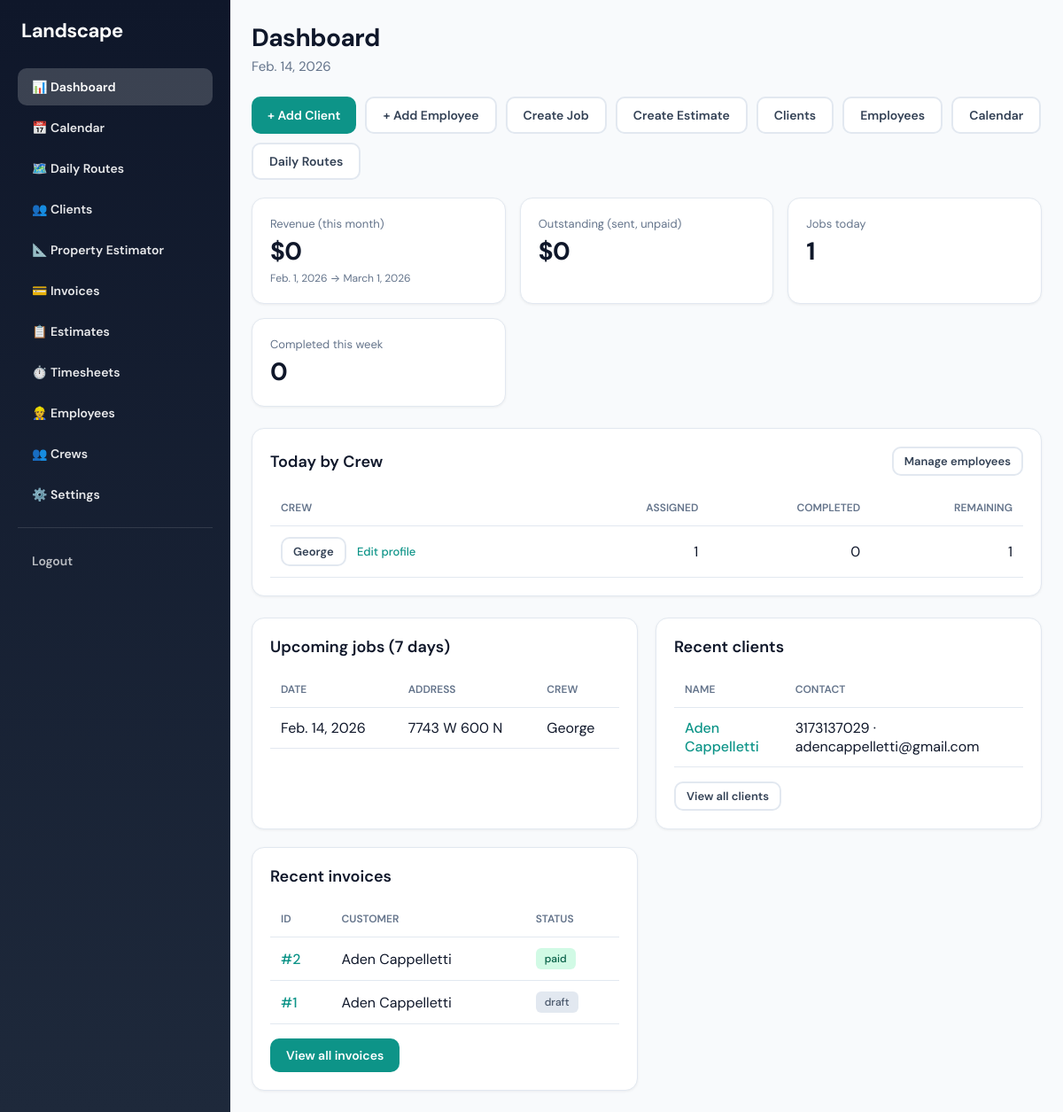
Screenshot of / (signed in) with the database file from the repository.
### accounts/models.py (models this page shows, shortened)
class User(AbstractUser):
    ROLE_CHOICES = [
        ('owner', 'Owner'),
        ('crew', 'Crew'),
    ]
    business = models.ForeignKey(
        Business,
        on_delete=models.CASCADE,
        related_name='users',
        null=True,  # Owner can be null initially if needed
        blank=True
    )
    role = models.CharField(max_length=10, choices=ROLE_CHOICES, default='crew')
    hourly_rate = models.DecimalField(
        max_digits=8,
        decimal_places=2,
        null=True,
        blank=True,
        help_text='Hourly cost for crew members (used for labor cost reporting)'
    )
    phone = models.CharField(max_length=20, blank=True)
    address_line1 = models.CharField(max_length=255, blank=True, verbose_name='Address')
    address_line2 = models.CharField(max_length=255, blank=True)
    city = models.CharField(max_length=100, blank=True)
    state = models.CharField(max_length=50, blank=True)
    postal_code = models.CharField(max_length=20, blank=True, verbose_name='ZIP / Postal code')
    color = models.CharField(
        max_length=7,
        blank=True,
        default='',
        help_text='Hex color for calendar/route (e.g. #3b82f6). Owner can customize.'
    )

### jobs/models.py (models this page shows, shortened)
class Job(models.Model):
    STATUS_CHOICES = [
        ('scheduled', 'Scheduled'),
        ('in_progress', 'In Progress'),
        ('completed', 'Completed'),
        ('skipped', 'Skipped'),
    ]
    property = models.ForeignKey(
        Property,
        on_delete=models.CASCADE,
        related_name='jobs'
    )
    scheduled_date = models.DateField(null=True, blank=True, help_text='Null = unscheduled (accepted but not yet on calendar)')
    scheduled_time = models.TimeField(null=True, blank=True, help_text='Optional start time for week/day view')
    status = models.CharField(
        max_length=20,
        choices=STATUS_CHOICES,
        default='scheduled'
    )
    assigned_to = models.ForeignKey(
        User,
        on_delete=models.SET_NULL,
        null=True,
        blank=True,
        related_name='jobs',
        help_text='Assign to individual employee'
    )
    assigned_crew = models.ForeignKey(
        Crew,
        on_delete=models.SET_NULL,
        null=True,
        blank=True,
        related_name='jobs',
        help_text='Or assign to a crew'
    )
    notes = models.TextField(blank=True)
    created_at = models.DateTimeField(auto_now_add=True)
    route_order = models.PositiveIntegerField(default=0)

### customers/models.py (models this page shows, shortened)
class Property(models.Model):
    customer = models.ForeignKey(
        Customer,
        on_delete=models.CASCADE,
        related_name='properties'
    )
    address = models.CharField(max_length=255)
    latitude = models.DecimalField(max_digits=10, decimal_places=7, null=True, blank=True)
    longitude = models.DecimalField(max_digits=10, decimal_places=7, null=True, blank=True)
    notes = models.TextField(blank=True)
    gate_code = models.CharField(max_length=50, blank=True)
    has_dog = models.BooleanField(default=False)
    created_at = models.DateTimeField(auto_now_add=True)
    updated_at = models.DateTimeField(auto_now=True)

class Customer(models.Model):
    business = models.ForeignKey(
        Business,
        on_delete=models.CASCADE,
        related_name='customers'
    )
    name = models.CharField(max_length=255)
    phone = models.CharField(max_length=20, blank=True)
    alt_phone = models.CharField(max_length=20, blank=True, verbose_name='Alternate phone')
    email = models.EmailField(blank=True)
    address_line1 = models.CharField(max_length=255, blank=True, verbose_name='Address')
    address_line2 = models.CharField(max_length=255, blank=True, verbose_name='Address line 2')
    city = models.CharField(max_length=100, blank=True)
    state = models.CharField(max_length=50, blank=True)
    postal_code = models.CharField(max_length=20, blank=True, verbose_name='ZIP / Postal code')
    notes = models.TextField(blank=True)
    created_at = models.DateTimeField(auto_now_add=True)
    updated_at = models.DateTimeField(auto_now=True)
    def __str__(self):
        return self.name

### billing/models.py (models this page shows, shortened)
class Invoice(models.Model):
    STATUS_CHOICES = [
        ("draft", "Draft"),
        ("sent", "Sent"),
        ("paid", "Paid"),
        ("void", "Void"),
    ]
    business = models.ForeignKey(
        Business,
        on_delete=models.CASCADE,
        related_name='invoices'
    )
    customer = models.ForeignKey(
        Customer,
        on_delete=models.CASCADE,
        related_name='invoices'
    )
    jobs = models.ManyToManyField(
        Job,
        blank=True,
        related_name='invoices'
    )
    status = models.CharField(
        max_length=20,
        choices=STATUS_CHOICES,
        default='draft'
    )
    issue_date = models.DateField(auto_now_add=True)
    due_date = models.DateField(null=True, blank=True)
    subtotal = models.DecimalField(
        max_digits=10,
        decimal_places=2,
        default=0
    )
    tax = models.DecimalField(
        max_digits=10,
        decimal_places=2,
        default=0
    )
    total = models.DecimalField(
        max_digits=10,
        decimal_places=2,
        default=0
    )
    job = models.OneToOneField(
        "jobs.Job",
        on_delete=models.SET_NULL,
        null=True,
        blank=True,
        related_name="invoice",
    )
    period_start = models.DateField(null=True, blank=True)
    period_end = models.DateField(null=True, blank=True)

### dashboard/views.py (the view, shortened to what this page needs)
# urls.py: path("", owner_dashboard, name="owner_dashboard"),
@role_required("owner")
def owner_dashboard(request):
    today = timezone.localdate()
    business = getattr(request.user, "business", None)
    crew_users = User.objects.filter(role="crew").order_by("username")
    if business:
        crew_users = crew_users.filter(business=business)
    crew_stats = (
        Job.objects.filter(scheduled_date=today, assigned_to__role="crew")
        .values("assigned_to_id", "assigned_to__username")
        .annotate(
            total=Count("id"),
            completed=Count("id", filter=Q(status="completed")),
            remaining=Count("id", filter=~Q(status="completed")),
        )
        .order_by("assigned_to__username")
)
    stats_by_id = {row["assigned_to_id"]: row for row in crew_stats}
    crew_table = []
    for u in crew_users:
        row = stats_by_id.get(u.id, None)
        if row:
            crew_table.append({
                "name": row["assigned_to__username"],
                "total": row["total"],
                "completed": row["completed"],
                "remaining": row["remaining"],
                "user_id": u.id,
            })
    week_start = today - timedelta(days=today.weekday())  # Monday
    week_end = week_start + timedelta(days=7)
    month_start, month_end = _month_range(today)
    jobs_today = Job.objects.filter(scheduled_date=today).count()
    completed_this_week = Job.objects.filter(
        status="completed",
        scheduled_date__gte=week_start,
        scheduled_date__lt=week_end,
    ).count()
    upcoming_jobs = (
        Job.objects.select_related("property", "assigned_to")
        .filter(scheduled_date__gte=today, scheduled_date__lt=today + timedelta(days=7))
        .order_by("scheduled_date", "route_order")[:15]
    )
    paid_invoices_this_month = Invoice.objects.filter(
        status="paid",
        period_start__gte=month_start,
        period_start__lt=month_end,
    )
    revenue_this_month = Invoice.objects.filter(
        status="paid",
        period_start__gte=month_start,
        period_start__lt=month_end,
    ).aggregate(
        total=Coalesce(
            Sum("total"),
            Decimal("0.00"),
            output_field=DecimalField(max_digits=12, decimal_places=2),
        )
    )["total"]
    ar_outstanding = Invoice.objects.filter(
        status="sent",
    ).aggregate(
        total=Coalesce(
            Sum("total"),
            Decimal("0.00"),
            output_field=DecimalField(max_digits=12, decimal_places=2),
        )
    )["total"]
    recent_invoices = (
       Invoice.objects.select_related("customer").order_by("-issue_date", "-id")[:10]
    )
    recent_customers = []
    if business:
        recent_customers = Customer.objects.filter(business=business).order_by("-updated_at")[:8]
    context = {
        "today": today,
        "jobs_today": jobs_today,
        "completed_this_week": completed_this_week,
        "revenue_this_month": revenue_this_month,
        "ar_outstanding": ar_outstanding,
        "upcoming_jobs": upcoming_jobs,
        "recent_invoices": recent_invoices,
        "month_start": month_start,
        "month_end": month_end,
        "crew_table": crew_table,
        "recent_customers": recent_customers,
    }
    return render(request, "dashboard/owner_dashboard.html", context)

### dashboard/templates/dashboard/owner_dashboard.html (shortened to what this page needs)
{% extends "base.html" %}
{% block content %}
<div class="page-header">
  <h1>Dashboard</h1>
  <p>{{ today }}</p>
</div>
<div class="quick-actions" style="margin-bottom: 20px;">
  <a href="{% url 'customer_create' %}" class="btn btn-primary">+ Add Client</a>
  <a href="{% url 'employee_add' %}" class="btn btn-secondary">+ Add Employee</a>
  <a href="{% url 'create_job' %}" class="btn btn-secondary">Create Job</a>
  <a href="{% url 'billing:estimate_create' %}" class="btn btn-secondary">Create Estimate</a>
  <a href="/clients/" class="btn btn-secondary">Clients</a>
  <a href="/employees/" class="btn btn-secondary">Employees</a>
  <a href="/jobs/calendar/" class="btn btn-secondary">Calendar</a>
  <a href="/jobs/routes/" class="btn btn-secondary">Daily Routes</a>
</div>
<div class="kpi-grid">
  <div class="kpi-card card">
    <div class="kpi-label">Revenue (this month)</div>
    <div class="kpi-value">${{ revenue_this_month }}</div>
    <div class="kpi-sub">{{ month_start }} → {{ month_end }}</div>
  </div>
  <div class="kpi-card card">
    <div class="kpi-label">Outstanding (sent, unpaid)</div>
    <div class="kpi-value">${{ ar_outstanding }}</div>
  </div>
  <div class="kpi-card card">
    <div class="kpi-label">Jobs today</div>
    <div class="kpi-value">{{ jobs_today }}</div>
  </div>
  <div class="kpi-card card">
    <div class="kpi-label">Completed this week</div>
    <div class="kpi-value">{{ completed_this_week }}</div>
  </div>
</div>
<div class="card" style="margin-top: 24px;">
  <h2 class="card-title" style="display: flex; justify-content: space-between; align-items: center;">
    Today by Crew
    <a href="/employees/" class="btn btn-secondary btn-sm">Manage employees</a>
  </h2>
  <table class="data-table">
    <thead>
      <tr>
        <th>Crew</th>
        <th class="num">Assigned</th>
        <th class="num">Completed</th>
        <th class="num">Remaining</th>
      </tr>
    </thead>
    <tbody>
      {% for row in crew_table %}
      <tr>
        <td>
          <a href="{% url 'crew_day_detail' row.user_id %}" class="btn btn-secondary btn-sm">{{ row.name }}</a>
          <a href="{% url 'employee_edit' row.user_id %}" class="link-primary" style="margin-left: 8px; font-size: 13px;">Edit profile</a>
        </td>
        <td class="num">{{ row.total }}</td>
        <td class="num">{{ row.completed }}</td>
        <td class="num">{{ row.remaining }}</td>
      </tr>
      {% endfor %}
    </tbody>
  </table>
</div>
<div class="grid-2">
  <div class="card">
    <h2 class="card-title">Upcoming jobs (7 days)</h2>
    <table class="data-table">
      <thead>
        <tr>
          <th>Date</th>
          <th>Address</th>
          <th>Crew</th>
        </tr>
      </thead>
      <tbody>
        {% for job in upcoming_jobs %}
        <tr>
          <td>{{ job.scheduled_date }}</td>
          <td>{{ job.property.address }}</td>
          <td>{% if job.assigned_to %}{{ job.assigned_to.username }}{% else %}-{% endif %}</td>
        </tr>
        {% empty %}
        <tr><td colspan="3">No upcoming jobs.</td></tr>
        {% endfor %}
      </tbody>
    </table>
  </div>
  <div class="card">
    <h2 class="card-title">Recent clients</h2>
    <table class="data-table">
      <thead>
        <tr>
          <th>Name</th>
          <th>Contact</th>
        </tr>
      </thead>
      <tbody>
        {% for c in recent_customers %}
        <tr>
          <td><a href="{% url 'customer_detail' c.id %}" class="link-primary">{{ c.name }}</a></td>
          <td>{{ c.phone|default:"" }}{% if c.phone and c.email %} · {% endif %}{{ c.email|default:"" }}{% if not c.phone and not c.email %}—{% endif %}</td>
        </tr>
        {% empty %}
        <tr><td colspan="2">No clients yet. <a href="{% url 'customer_create' %}" class="link-primary">Add one</a></td></tr>
        {% endfor %}
      </tbody>
    </table>
    <div style="margin-top: 16px;">
      <a href="{% url 'customer_list' %}" class="btn btn-secondary btn-sm">View all clients</a>
    </div>
  </div>
  <div class="card">
    <h2 class="card-title">Recent invoices</h2>
    <table class="data-table">
      <thead>
        <tr>
          <th>ID</th>
          <th>Customer</th>
          <th>Status</th>
        </tr>
      </thead>
      <tbody>
        {% for inv in recent_invoices %}
        <tr>
          <td><a href="/billing/{{ inv.id }}/" class="link-primary">#{{ inv.id }}</a></td>
          <td>{{ inv.customer }}</td>
          <td><span class="badge badge-{{ inv.status|lower }}">{{ inv.status }}</span></td>
        </tr>
        {% empty %}
        <tr><td colspan="3">No invoices yet.</td></tr>
        {% endfor %}
      </tbody>
    </table>
    <div style="margin-top: 16px;">
      <a href="/billing/" class="btn btn-primary">View all invoices</a>
    </div>
  </div>
</div>
{% endblock %}

### rows the page displays
User: name "George", total "1", completed "0", remaining "1"
Job: scheduled_date "Feb. 14, 2026", property.address "7743 W 600 N", assigned_to.username "George"
Customer: name "Aden Cappelletti", phone "3173137029", email "adencappelletti@gmail.com"
Invoice: id "2", customer "Aden Cappelletti", status "paid"
Invoice: id "1", customer "Aden Cappelletti", status "draft"

### other values shown
{{ today }} "Feb. 14, 2026"
{{ revenue_this_month }} "0"
{{ month_start }} "Feb. 1, 2026"
{{ month_end }} "March 1, 2026"
{{ ar_outstanding }} "0"
{{ jobs_today }} "1"
{{ completed_this_week }} "0"
